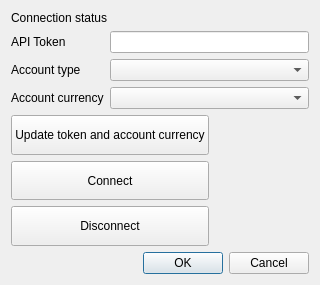
<?xml version="1.0" encoding="UTF-8"?>
<ui version="4.0">
 <class>Login</class>
 <widget class="QDialog" name="Login">
  <property name="geometry">
   <rect>
    <x>0</x>
    <y>0</y>
    <width>300</width>
    <height>285</height>
   </rect>
  </property>
  <property name="windowTitle">
   <string>Dialog</string>
  </property>
  <layout class="QVBoxLayout" name="verticalLayout_3">
   <item>
    <layout class="QHBoxLayout" name="horizontalLayout_2">
     <item>
      <widget class="QLabel" name="label">
       <property name="text">
        <string>Connection status</string>
       </property>
       <property name="scaledContents">
        <bool>false</bool>
       </property>
      </widget>
     </item>
     <item>
      <widget class="QLabel" name="label_2">
       <property name="sizePolicy">
        <sizepolicy hsizetype="MinimumExpanding" vsizetype="Preferred">
         <horstretch>0</horstretch>
         <verstretch>0</verstretch>
        </sizepolicy>
       </property>
       <property name="text">
        <string/>
       </property>
      </widget>
     </item>
    </layout>
   </item>
   <item>
    <layout class="QHBoxLayout" name="horizontalLayout">
     <item>
      <layout class="QVBoxLayout" name="verticalLayout_2">
       <item>
        <widget class="QLabel" name="label_3">
         <property name="text">
          <string>API Token</string>
         </property>
        </widget>
       </item>
       <item>
        <widget class="QLabel" name="label_5">
         <property name="text">
          <string>Account type</string>
         </property>
        </widget>
       </item>
       <item>
        <widget class="QLabel" name="label_4">
         <property name="text">
          <string>Account currency</string>
         </property>
        </widget>
       </item>
      </layout>
     </item>
     <item>
      <layout class="QVBoxLayout" name="verticalLayout">
       <item>
        <widget class="QLineEdit" name="lineEdit"/>
       </item>
       <item>
        <widget class="QComboBox" name="comboBox_2"/>
       </item>
       <item>
        <widget class="QComboBox" name="comboBox"/>
       </item>
      </layout>
     </item>
    </layout>
   </item>
   <item>
    <layout class="QVBoxLayout" name="verticalLayout_4">
     <property name="rightMargin">
      <number>100</number>
     </property>
     <item>
      <widget class="QPushButton" name="pushButton">
       <property name="sizePolicy">
        <sizepolicy hsizetype="MinimumExpanding" vsizetype="MinimumExpanding">
         <horstretch>0</horstretch>
         <verstretch>0</verstretch>
        </sizepolicy>
       </property>
       <property name="text">
        <string>Update token and account currency</string>
       </property>
      </widget>
     </item>
     <item>
      <widget class="QPushButton" name="pushButton_2">
       <property name="sizePolicy">
        <sizepolicy hsizetype="MinimumExpanding" vsizetype="MinimumExpanding">
         <horstretch>0</horstretch>
         <verstretch>0</verstretch>
        </sizepolicy>
       </property>
       <property name="text">
        <string>Connect</string>
       </property>
      </widget>
     </item>
     <item>
      <widget class="QPushButton" name="pushButton_3">
       <property name="sizePolicy">
        <sizepolicy hsizetype="MinimumExpanding" vsizetype="MinimumExpanding">
         <horstretch>0</horstretch>
         <verstretch>0</verstretch>
        </sizepolicy>
       </property>
       <property name="text">
        <string>Disconnect</string>
       </property>
      </widget>
     </item>
    </layout>
   </item>
   <item>
    <widget class="QDialogButtonBox" name="buttonBox">
     <property name="orientation">
      <enum>Qt::Horizontal</enum>
     </property>
     <property name="standardButtons">
      <set>QDialogButtonBox::Cancel|QDialogButtonBox::Ok</set>
     </property>
    </widget>
   </item>
  </layout>
 </widget>
 <resources/>
 <connections>
  <connection>
   <sender>buttonBox</sender>
   <signal>accepted()</signal>
   <receiver>Login</receiver>
   <slot>accept()</slot>
   <hints>
    <hint type="sourcelabel">
     <x>248</x>
     <y>254</y>
    </hint>
    <hint type="destinationlabel">
     <x>157</x>
     <y>274</y>
    </hint>
   </hints>
  </connection>
  <connection>
   <sender>buttonBox</sender>
   <signal>rejected()</signal>
   <receiver>Login</receiver>
   <slot>reject()</slot>
   <hints>
    <hint type="sourcelabel">
     <x>316</x>
     <y>260</y>
    </hint>
    <hint type="destinationlabel">
     <x>286</x>
     <y>274</y>
    </hint>
   </hints>
  </connection>
 </connections>
</ui>
